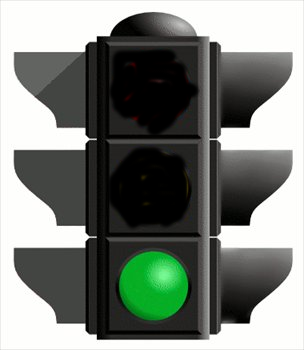
#> input picture yesil.png, 304 x 350 px
$ python trafiklambaalgilama.py
#> lines starting #> are read from the running program, lines starting #| are printed output that depends on the picture
from trafiklamba import merkezbul #trafiklamba modülünden merkezbul fonksiyonu  dahil edildi
import cv2                        #cv2 modülü dahil edildi.
import numpy as np                #numpY modülü np olarak dahil edildi.


img = cv2.imread('yesil.png',1)              #sarı.png , yesil.png,kırmızı.jpg fotolarından yazdığımız birini img adlı değişkene  RGB matris olarak aldık.
#> img is the input picture: shape (350, 304, 3); mean B, G, R 122.4, 128.8, 123.2
img1=cv2.cvtColor(img,cv2.COLOR_BGR2GRAY)   #img'ye aldığımız RGB resmi img1 adlı degiskene GRAY olarak cevirdik.
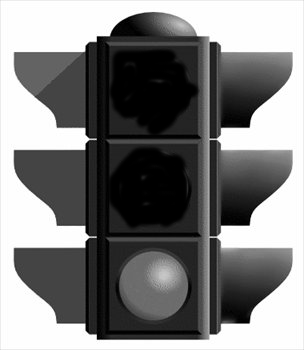
#> img1: shape (350, 304); min 0, max 255, mean 126.5
boundaries=[([0,100,100],[20,255,255]),([20,0,0],[40,255,255]),([45,100,50],[75,255,255])]  #burada renklerin upper-lower değerlerini dizi olarak boundaries adlı degıskene aldık.
print(boundaries[0][0][0],"---",boundaries[0][1][0])    # kırmızının upper-lower değeri
print(boundaries[1][0][0],"---",boundaries[1][1][0])    # sarının upper-lower değeri
print(boundaries[2][0][1],"---",boundaries[2][1][1])    # yesilin upper-lower değeri
#> (the run stopped early here; a loop or call above may not have finished)

$ run again, with kırmızı.jpg saved as yesil.png
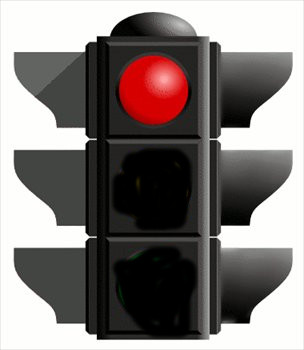
#> input picture kırmızı.jpg, 304 x 350 px
#> img is the input picture: shape (350, 304, 3); mean B, G, R 121.3, 123.1, 129.9
#> `img1=cv2.cvtColor(img,cv2.COLOR_BGR2GRAY)   #img'ye aldığımız RGB resm..`:
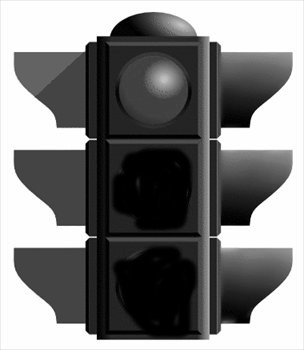
#> img1: shape (350, 304); min 0, max 255, mean 125

$ run again, with sarı.png copied over yesil.png
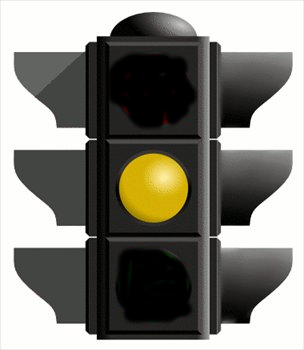
#> input picture sarı.png, 304 x 350 px
#> img is the input picture: shape (350, 304, 3); mean B, G, R 121.8, 129.1, 130.4
#> `img1=cv2.cvtColor(img,cv2.COLOR_BGR2GRAY)   #img'ye aldığımız RGB resm..`:
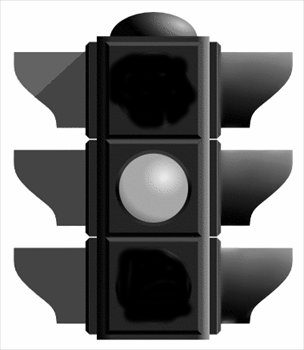
#> img1: shape (350, 304); min 0, max 255, mean 128.8

$ run again, with trafik.jpg saved as yesil.png
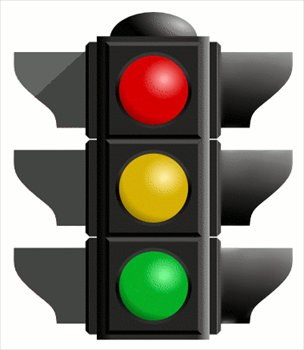
#> input picture trafik.jpg, 304 x 350 px
#> img is the input picture: shape (350, 304, 3); mean B, G, R 125.1, 137, 139.4
#> `img1=cv2.cvtColor(img,cv2.COLOR_BGR2GRAY)   #img'ye aldığımız RGB resm..`:
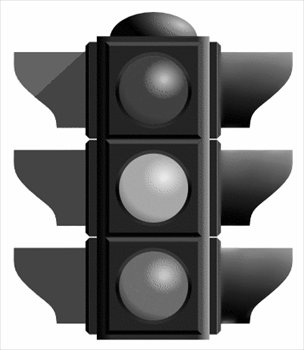
#> img1: shape (350, 304); min 0, max 255, mean 136.5
